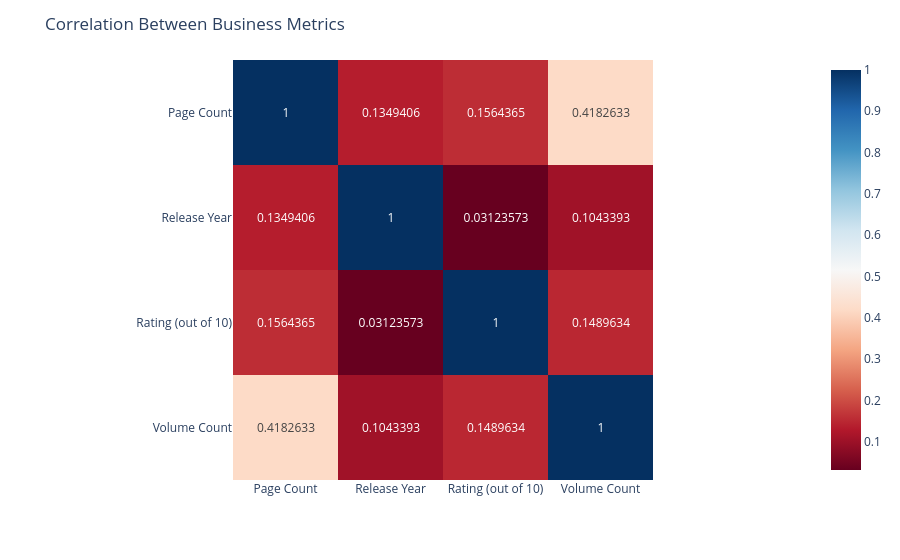

The cell this chart's notebook holds for it:
### Markdown cell above
# Top 30 Genre Distribution Across Countries

1. **Superhero/Thriller leads at 94** : the single most globally distributed genre, confirming superhero content with dark, suspenseful undertones has the broadest cross-country appeal.

2. **Superhero/Action follows closely at 91** : action remains the most universally marketable pairing for superhero narratives across diverse cultural markets.

3. **Superhero genres dominate 8 of the top 30 slots** : reflecting the genre's unmatched global franchise infrastructure and consistent international audience demand.

4. **Superhero/Psychological at 82 outranks pure action blends** : audiences worldwide show strong appetite for mentally complex, character-driven superhero storytelling.

5. **Non-superhero genres cap out at 68 (Mecha/Sci-Fi)** : highlighting a clear ceiling for niche genres versus the mainstream dominance of the superhero category globally.

### Code cell
# 8.Which metrics are highly correlated?

import plotly.express as px
corr=df[['Page Count','Release Year',
         'Rating (out of 10)','Volume Count']].corr()

fig=px.imshow(
    corr,
    text_auto=True,
    color_continuous_scale='RdBu'
)

fig.update_layout(title='Correlation Between Business Metrics')
fig.show()

### Figure 1 — Plotly figure (JSON) as saved in the notebook; plotly's stock layout.template omitted (floating-point values rounded to 4 significant figures)
{"data": [{"coloraxis": "coloraxis", "hovertemplate": "x: %{x}<br>y: %{y}<br>color: %{z}<extra></extra>", "name": "0", "texttemplate": "%{z}", "type": "heatmap", "x": ["Page Count", "Release Year", "Rating (out of 10)", "Volume Count"], "xaxis": "x", "y": ["Page Count", "Release Year", "Rating (out of 10)", "Volume Count"], "yaxis": "y", "z": [[1.0, 0.1349, 0.1564, 0.4183], [0.1349, 1.0, 0.03124, 0.1043], [0.1564, 0.03124, 1.0, 0.149], [0.4183, 0.1043, 0.149, 1.0]]}], "layout": {"coloraxis": {"colorscale": [[0, "rgb(103,0,31)"], [0.1, "rgb(178,24,43)"], [0.2, "rgb(214,96,77)"], [0.3, "rgb(244,165,130)"], [0.4, "rgb(253,219,199)"], [0.5, "rgb(247,247,247)"], [0.6, "rgb(209,229,240)"], [0.7, "rgb(146,197,222)"], [0.8, "rgb(67,147,195)"], [0.9, "rgb(33,102,172)"], [1, "rgb(5,48,97)"]]}, "margin": {"t": 60}, "title": {"text": "Correlation Between Business Metrics"}, "xaxis": {"anchor": "y", "constrain": "domain", "domain": [0, 1], "scaleanchor": "y"}, "yaxis": {"anchor": "x", "autorange": "reversed", "constrain": "domain", "domain": [0, 1]}}}
